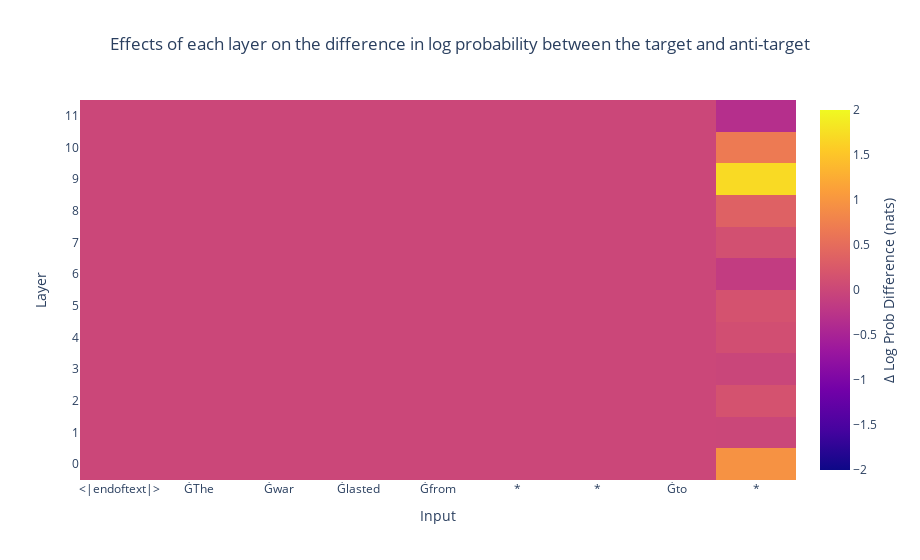

The notebook cell saved with this chart:
### Code cell
pred_traj_clean.log_prob_diff(delta=True).clip(*log_prob_range).figure(title="Effects of each layer on the difference in log probability between the target and anti-target")

### Figure 1 — Plotly figure (JSON) as saved in the notebook; plotly's stock layout.template omitted (floating-point values rounded to 4 significant figures)
{"data": [{"colorbar": {"title": {"side": "right", "text": "Δ Log Prob Difference (nats)"}}, "type": "heatmap", "x": ["<|endoftext|>", "ĠThe", "Ġwar", "Ġlasted", "Ġfrom", "*", "*", "Ġto", "*"], "y": ["0", "1", "2", "3", "4", "5", "6", "7", "8", "9", "10", "11"], "z": [[0, 0, 0, 0, 0, 0, 0, 0, 0.9558], [0, 0, 0, 0, 0, 0, 0, 0, -0.005057], [0, 0, 0, 0, 0, 0, 0, 0, 0.1553], [0, 0, 0, 0, 0, 0, 0, 0, -0.01912], [0, 0, 0, 0, 0, 0, 0, 0, 0.1032], [0, 0, 0, 0, 0, 0, 0, 0, 0.1556], [0, 0, 0, 0, 0, 0, 0, 0, -0.1462], [0, 0, 0, 0, 0, 0, 0, 0, 0.1252], [0, 0, 0, 0, 0, 0, 0, 0, 0.3563], [0, 0, 0, 0, 0, 0, 0, 0, 1.703], [0, 0, 0, 0, 0, 0, 0, 0, 0.6733], [0, 0, 0, 0, 0, 0, 0, 0, -0.3322]], "zmax": 2, "zmin": -2}], "layout": {"title": {"text": "Effects of each layer on the difference in log probability between the target and anti-target", "x": 0.5}, "width": 920, "xaxis": {"title": {"text": "Input"}}, "yaxis": {"title": {"text": "Layer"}}}}
